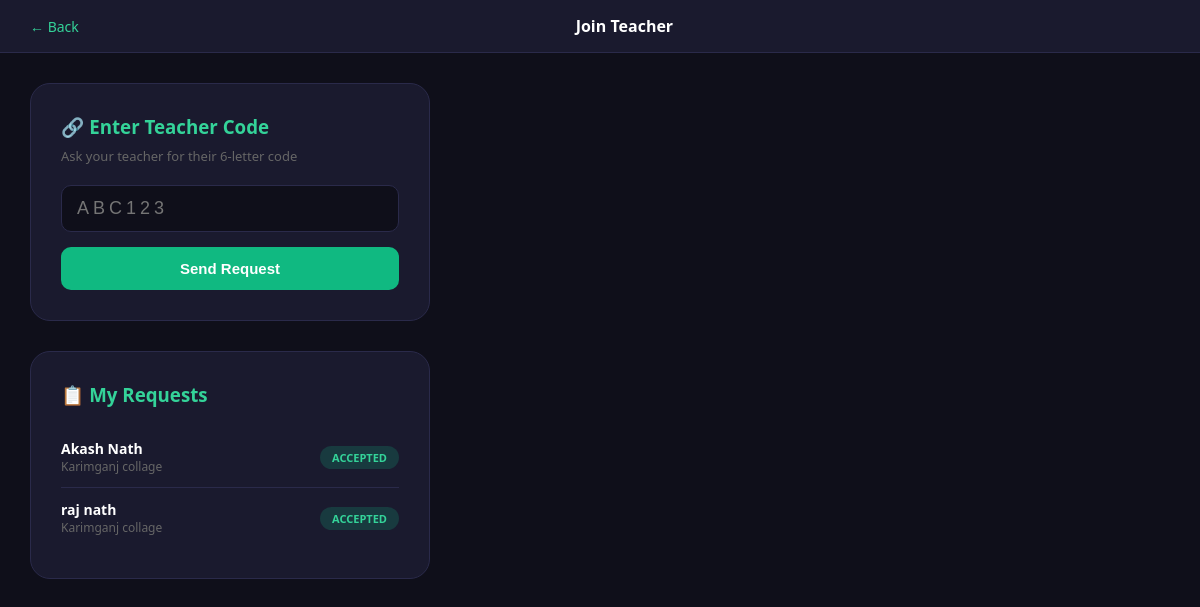
/student/join (signed in), run on the app's committed database.
### tables this page shows
CREATE TABLE requests (
    id INTEGER PRIMARY KEY,
    student_id INTEGER,
    teacher_id INTEGER,
    status TEXT
);

CREATE TABLE teachers (
    id INTEGER PRIMARY KEY,
    name TEXT,
    email TEXT UNIQUE,
    password TEXT,
    college TEXT,
    code TEXT UNIQUE,
    photo TEXT
);

### app.py (the view, shortened to what this page needs)
@app.route('/student/join', methods=['GET', 'POST'])
def student_join():
    if 'student_id' not in session:
        return redirect('/student/login')
    message = None
    error = None
    conn = sqlite3.connect(DB)
    c = conn.cursor()
    c.execute("""SELECT t.name, t.college, r.status FROM requests r
                 JOIN teachers t ON r.teacher_id = t.id
                 WHERE r.student_id=?""", (session['student_id'],))
    requests_list = c.fetchall()
    conn.close()
    return render_template('student_join.html',
        message=message, error=error, requests=requests_list)

### templates/student_join.html (shortened to what this page needs)
<!DOCTYPE html>
<html>
<head>
</head>
<body>
    <div class="navbar">
        <a href="/student/dashboard">← Back</a>
        <div class="title">Join Teacher</div>
    </div>
    <div class="main">
        <div class="join-box">
            <h3>🔗 Enter Teacher Code</h3>
            <p>Ask your teacher for their 6-letter code</p>
            <form method="POST">
                <input type="text" name="code" placeholder="ABC123" maxlength="6" required>
                <button type="submit">Send Request</button>
            </form>
        </div>
        {% if requests %}
        <div class="requests-box">
            <h3>📋 My Requests</h3>
            {% for req in requests %}
            <div class="req-item">
                <div>
                    <div class="req-name">{{ req[0] }}</div>
                    <div class="req-college">{{ req[1] }}</div>
                </div>
                <div class="badge badge-{{ req[2] }}">{{ req[2].upper() }}</div>
            </div>
            {% endfor %}
        </div>
        {% endif %}
    </div>
</body>
</html>

### templates/student_join.html (style rules this page uses)
* { margin: 0; padding: 0; box-sizing: border-box; }
body { font-family: 'Segoe UI', sans-serif; background: #0f0f1a; color: white; min-height: 100vh; }
.navbar { background: #1a1a2e; border-bottom: 1px solid #2a2a4a; padding: 15px 30px; display: flex; align-items: center; justify-content: space-between; }
.navbar a { color: #34d399; text-decoration: none; font-size: 14px; }
.navbar .title { font-weight: 700; font-size: 16px; }
.main { padding: 30px; }
.join-box { background: #1a1a2e; border: 1px solid #2a2a4a; border-radius: 20px; padding: 30px; max-width: 400px; margin-bottom: 30px; }
.join-box h3 { color: #34d399; margin-bottom: 8px; }
.join-box p { color: #666; font-size: 13px; margin-bottom: 20px; }
input { width: 100%; padding: 12px 15px; background: #0f0f1a; border: 1px solid #2a2a4a; border-radius: 10px; color: white; font-size: 18px; letter-spacing: 4px; text-transform: uppercase; margin-bottom: 15px; }
button { width: 100%; padding: 13px; background: #10b981; color: white; border: none; border-radius: 10px; font-size: 15px; cursor: pointer; font-weight: 600; }
.requests-box { background: #1a1a2e; border: 1px solid #2a2a4a; border-radius: 20px; padding: 30px; max-width: 400px; }
.requests-box h3 { color: #34d399; margin-bottom: 20px; }
.req-item { display: flex; align-items: center; justify-content: space-between; padding: 12px 0; border-bottom: 1px solid #2a2a4a; }
.req-item:last-child { border-bottom: none; }
.req-name { font-size: 14px; font-weight: 600; }
.req-college { font-size: 12px; color: #666; }
.badge { padding: 4px 12px; border-radius: 20px; font-size: 11px; font-weight: 700; }
.badge-accepted { background: rgba(16,185,129,0.2); color: #34d399; }

### data on the page
requests: name "Akash Nath", college "Karimganj collage", status "ACCEPTED"
requests: name "raj nath", college "Karimganj collage", status "ACCEPTED"
